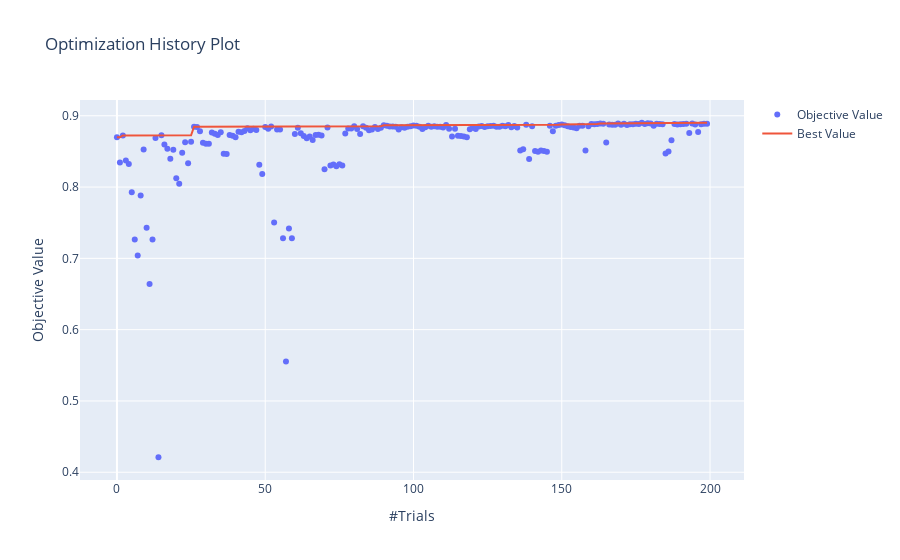
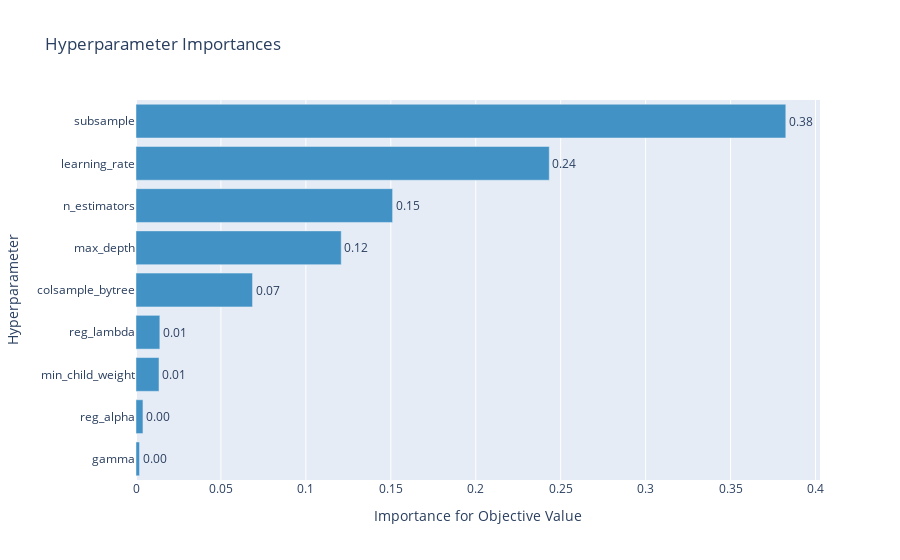
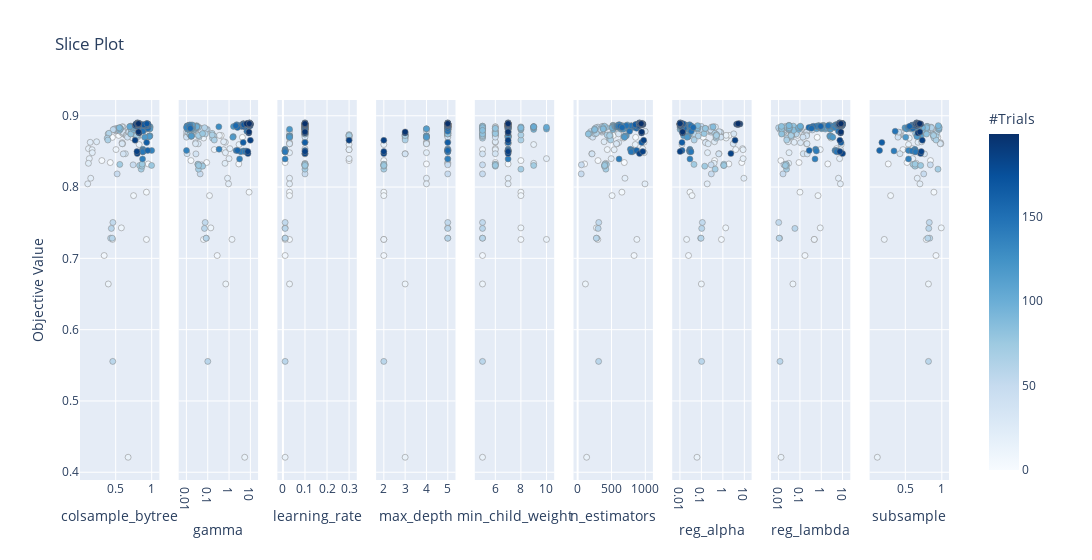

The notebook cell these images were saved under, in order:
### Markdown cell above
### Generate Tuning Visualisations

### Code cell
# Display optuna visualisation for xgb study
f.make_optuna_visualizations(xgb_study)

### Figure 1 — Plotly figure (JSON) as saved in the notebook; plotly's stock layout.template omitted (floating-point values rounded to 4 significant figures; data arrays with more than 128 entries replaced by an {"elided": "..."} marker saying what was removed)
{"data": [{"mode": "markers", "name": "Objective Value", "type": "scatter", "x": {"elided": "200 int values"}, "y": {"elided": "200 float values"}}, {"name": "Best Value", "type": "scatter", "x": {"elided": "200 int values"}, "y": {"elided": "200 float values"}}], "layout": {"title": {"text": "Optimization History Plot"}, "xaxis": {"title": {"text": "#Trials"}}, "yaxis": {"title": {"text": "Objective Value"}}}}

### Figure 2 — Plotly figure (JSON) as saved in the notebook; plotly's stock layout.template omitted (floating-point values rounded to 4 significant figures)
{"data": [{"cliponaxis": false, "hovertemplate": ["gamma (LogUniformDistribution): 0.0020784270410174857<extra></extra>", "reg_alpha (LogUniformDistribution): 0.004095281901881605<extra></extra>", "min_child_weight (IntUniformDistribution): 0.013534420081369883<extra></extra>", "reg_lambda (LogUniformDistribution): 0.01403145118344473<extra></extra>", "colsample_bytree (UniformDistribution): 0.06860333679698842<extra></extra>", "max_depth (CategoricalDistribution): 0.12081782334837596<extra></extra>", "n_estimators (IntUniformDistribution): 0.15104887265102104<extra></extra>", "learning_rate (CategoricalDistribution): 0.24327936713069323<extra></extra>", "subsample (UniformDistribution): 0.3825110198652077<extra></extra>"], "marker": {"color": "rgb(66,146,198)"}, "orientation": "h", "text": ["0.0020784270410174857", "0.004095281901881605", "0.013534420081369883", "0.01403145118344473", "0.06860333679698842", "0.12081782334837596", "0.15104887265102104", "0.24327936713069323", "0.3825110198652077"], "textposition": "outside", "texttemplate": "%{text:.2f}", "type": "bar", "x": [0.002078, 0.004095, 0.01353, 0.01403, 0.0686, 0.1208, 0.151, 0.2433, 0.3825], "y": ["gamma", "reg_alpha", "min_child_weight", "reg_lambda", "colsample_bytree", "max_depth", "n_estimators", "learning_rate", "subsample"]}], "layout": {"showlegend": false, "title": {"text": "Hyperparameter Importances"}, "xaxis": {"title": {"text": "Importance for Objective Value"}}, "yaxis": {"title": {"text": "Hyperparameter"}}}}

### Figure 3 — Plotly figure (JSON) as saved in the notebook; plotly's stock layout.template omitted (floating-point values rounded to 4 significant figures; data arrays with more than 128 entries replaced by an {"elided": "..."} marker saying what was removed)
{"data": [{"marker": {"color": {"elided": "200 int values"}, "colorbar": {"title": {"text": "#Trials"}, "x": 1, "xpad": 40}, "colorscale": [[0, "rgb(247,251,255)"], [0.125, "rgb(222,235,247)"], [0.25, "rgb(198,219,239)"], [0.375, "rgb(158,202,225)"], [0.5, "rgb(107,174,214)"], [0.625, "rgb(66,146,198)"], [0.75, "rgb(33,113,181)"], [0.875, "rgb(8,81,156)"], [1, "rgb(8,48,107)"]], "line": {"color": "Grey", "width": 0.5}, "showscale": true}, "mode": "markers", "showlegend": false, "type": "scatter", "x": {"elided": "200 float values"}, "xaxis": "x", "y": {"elided": "200 float values"}, "yaxis": "y"}, {"marker": {"color": {"elided": "200 int values"}, "colorbar": {"title": {"text": "#Trials"}, "x": 1, "xpad": 40}, "colorscale": [[0, "rgb(247,251,255)"], [0.125, "rgb(222,235,247)"], [0.25, "rgb(198,219,239)"], [0.375, "rgb(158,202,225)"], [0.5, "rgb(107,174,214)"], [0.625, "rgb(66,146,198)"], [0.75, "rgb(33,113,181)"], [0.875, "rgb(8,81,156)"], [1, "rgb(8,48,107)"]], "line": {"color": "Grey", "width": 0.5}, "showscale": false}, "mode": "markers", "showlegend": false, "type": "scatter", "x": {"elided": "200 float values"}, "xaxis": "x2", "y": {"elided": "200 float values"}, "yaxis": "y2"}, {"marker": {"color": {"elided": "200 int values"}, "colorbar": {"title": {"text": "#Trials"}, "x": 1, "xpad": 40}, "colorscale": [[0, "rgb(247,251,255)"], [0.125, "rgb(222,235,247)"], [0.25, "rgb(198,219,239)"], [0.375, "rgb(158,202,225)"], [0.5, "rgb(107,174,214)"], [0.625, "rgb(66,146,198)"], [0.75, "rgb(33,113,181)"], [0.875, "rgb(8,81,156)"], [1, "rgb(8,48,107)"]], "line": {"color": "Grey", "width": 0.5}, "showscale": false}, "mode": "markers", "showlegend": false, "type": "scatter", "x": {"elided": "200 float values"}, "xaxis": "x3", "y": {"elided": "200 float values"}, "yaxis": "y3"}, {"marker": {"color": {"elided": "200 int values"}, "colorbar": {"title": {"text": "#Trials"}, "x": 1, "xpad": 40}, "colorscale": [[0, "rgb(247,251,255)"], [0.125, "rgb(222,235,247)"], [0.25, "rgb(198,219,239)"], [0.375, "rgb(158,202,225)"], [0.5, "rgb(107,174,214)"], [0.625, "rgb(66,146,198)"], [0.75, "rgb(33,113,181)"], [0.875, "rgb(8,81,156)"], [1, "rgb(8,48,107)"]], "line": {"color": "Grey", "width": 0.5}, "showscale": false}, "mode": "markers", "showlegend": false, "type": "scatter", "x": {"elided": "200 int values"}, "xaxis": "x4", "y": {"elided": "200 float values"}, "yaxis": "y4"}, {"marker": {"color": {"elided": "200 int values"}, "colorbar": {"title": {"text": "#Trials"}, "x": 1, "xpad": 40}, "colorscale": [[0, "rgb(247,251,255)"], [0.125, "rgb(222,235,247)"], [0.25, "rgb(198,219,239)"], [0.375, "rgb(158,202,225)"], [0.5, "rgb(107,174,214)"], [0.625, "rgb(66,146,198)"], [0.75, "rgb(33,113,181)"], [0.875, "rgb(8,81,156)"], [1, "rgb(8,48,107)"]], "line": {"color": "Grey", "width": 0.5}, "showscale": false}, "mode": "markers", "showlegend": false, "type": "scatter", "x": {"elided": "200 int values"}, "xaxis": "x5", "y": {"elided": "200 float values"}, "yaxis": "y5"}, {"marker": {"color": {"elided": "200 int values"}, "colorbar": {"title": {"text": "#Trials"}, "x": 1, "xpad": 40}, "colorscale": [[0, "rgb(247,251,255)"], [0.125, "rgb(222,235,247)"], [0.25, "rgb(198,219,239)"], [0.375, "rgb(158,202,225)"], [0.5, "rgb(107,174,214)"], [0.625, "rgb(66,146,198)"], [0.75, "rgb(33,113,181)"], [0.875, "rgb(8,81,156)"], [1, "rgb(8,48,107)"]], "line": {"color": "Grey", "width": 0.5}, "showscale": false}, "mode": "markers", "showlegend": false, "type": "scatter", "x": {"elided": "200 int values"}, "xaxis": "x6", "y": {"elided": "200 float values"}, "yaxis": "y6"}, {"marker": {"color": {"elided": "200 int values"}, "colorbar": {"title": {"text": "#Trials"}, "x": 1, "xpad": 40}, "colorscale": [[0, "rgb(247,251,255)"], [0.125, "rgb(222,235,247)"], [0.25, "rgb(198,219,239)"], [0.375, "rgb(158,202,225)"], [0.5, "rgb(107,174,214)"], [0.625, "rgb(66,146,198)"], [0.75, "rgb(33,113,181)"], [0.875, "rgb(8,81,156)"], [1, "rgb(8,48,107)"]], "line": {"color": "Grey", "width": 0.5}, "showscale": false}, "mode": "markers", "showlegend": false, "type": "scatter", "x": {"elided": "200 float values"}, "xaxis": "x7", "y": {"elided": "200 float values"}, "yaxis": "y7"}, {"marker": {"color": {"elided": "200 int values"}, "colorbar": {"title": {"text": "#Trials"}, "x": 1, "xpad": 40}, "colorscale": [[0, "rgb(247,251,255)"], [0.125, "rgb(222,235,247)"], [0.25, "rgb(198,219,239)"], [0.375, "rgb(158,202,225)"], [0.5, "rgb(107,174,214)"], [0.625, "rgb(66,146,198)"], [0.75, "rgb(33,113,181)"], [0.875, "rgb(8,81,156)"], [1, "rgb(8,48,107)"]], "line": {"color": "Grey", "width": 0.5}, "showscale": false}, "mode": "markers", "showlegend": false, "type": "scatter", "x": {"elided": "200 float values"}, "xaxis": "x8", "y": {"elided": "200 float values"}, "yaxis": "y8"}, {"marker": {"color": {"elided": "200 int values"}, "colorbar": {"title": {"text": "#Trials"}, "x": 1, "xpad": 40}, "colorscale": [[0, "rgb(247,251,255)"], [0.125, "rgb(222,235,247)"], [0.25, "rgb(198,219,239)"], [0.375, "rgb(158,202,225)"], [0.5, "rgb(107,174,214)"], [0.625, "rgb(66,146,198)"], [0.75, "rgb(33,113,181)"], [0.875, "rgb(8,81,156)"], [1, "rgb(8,48,107)"]], "line": {"color": "Grey", "width": 0.5}, "showscale": false}, "mode": "markers", "showlegend": false, "type": "scatter", "x": {"elided": "200 float values"}, "xaxis": "x9", "y": {"elided": "200 float values"}, "yaxis": "y9"}], "layout": {"title": {"text": "Slice Plot"}, "width": 2700, "xaxis": {"anchor": "y", "domain": [0, 0.09136], "title": {"text": "colsample_bytree"}}, "xaxis2": {"anchor": "y2", "domain": [0.1136, 0.2049], "title": {"text": "gamma"}, "type": "log"}, "xaxis3": {"anchor": "y3", "domain": [0.2272, 0.3185], "title": {"text": "learning_rate"}}, "xaxis4": {"anchor": "y4", "domain": [0.3407, 0.4321], "title": {"text": "max_depth"}}, "xaxis5": {"anchor": "y5", "domain": [0.4543, 0.5457], "title": {"text": "min_child_weight"}}, "xaxis6": {"anchor": "y6", "domain": [0.5679, 0.6593], "title": {"text": "n_estimators"}}, "xaxis7": {"anchor": "y7", "domain": [0.6815, 0.7728], "title": {"text": "reg_alpha"}, "type": "log"}, "xaxis8": {"anchor": "y8", "domain": [0.7951, 0.8864], "title": {"text": "reg_lambda"}, "type": "log"}, "xaxis9": {"anchor": "y9", "domain": [0.9086, 1], "title": {"text": "subsample"}}, "yaxis": {"anchor": "x", "domain": [0, 1], "title": {"text": "Objective Value"}}, "yaxis2": {"anchor": "x2", "domain": [0, 1], "matches": "y", "showticklabels": false}, "yaxis3": {"anchor": "x3", "domain": [0, 1], "matches": "y", "showticklabels": false}, "yaxis4": {"anchor": "x4", "domain": [0, 1], "matches": "y", "showticklabels": false}, "yaxis5": {"anchor": "x5", "domain": [0, 1], "matches": "y", "showticklabels": false}, "yaxis6": {"anchor": "x6", "domain": [0, 1], "matches": "y", "showticklabels": false}, "yaxis7": {"anchor": "x7", "domain": [0, 1], "matches": "y", "showticklabels": false}, "yaxis8": {"anchor": "x8", "domain": [0, 1], "matches": "y", "showticklabels": false}, "yaxis9": {"anchor": "x9", "domain": [0, 1], "matches": "y", "showticklabels": false}}}
